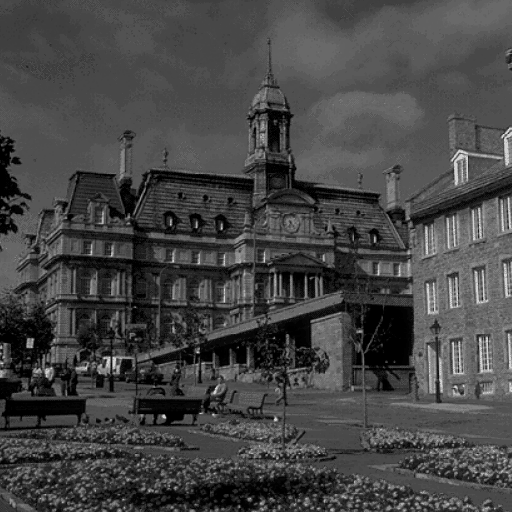
%> input picture 3/castle.gif, 512 x 512 px
$ octave lab3.m   (GNU Octave 9; MATLAB toolbox functions it lacks are replaced by stand-ins)
%> lines starting %> are read from the running program, lines starting %| are printed output that depends on the picture
% 1.a) 直接对像素乘以一个实数的倍数n来对图像的亮度进行一个整体的提升
image = imread('castle.gif');
%> image is the input picture: size 512x512 uint8; min 0, max 209, mean 69.8

% 对图像的亮度进行线性增强
figure;
n_values = [2, 4, 5];
j=1;
subplot(2,2,j);
imshow(image);
title('Original Image');
j=j+1;
for i = 1:numel(n_values)
    enhanced_image = image * n_values(i);
    enhanced_image(enhanced_image > 255) = 255; % 超出255的部分设为255
    subplot(2,2,j);
    imshow(uint8(enhanced_image));
    title(['Enhanced castle (n = ' num2str(n_values(i)) ')']);
    j=j+1;
end
%> this loop made 3 passes
%> pass 1, `enhanced_image = image * n_values(i);`:
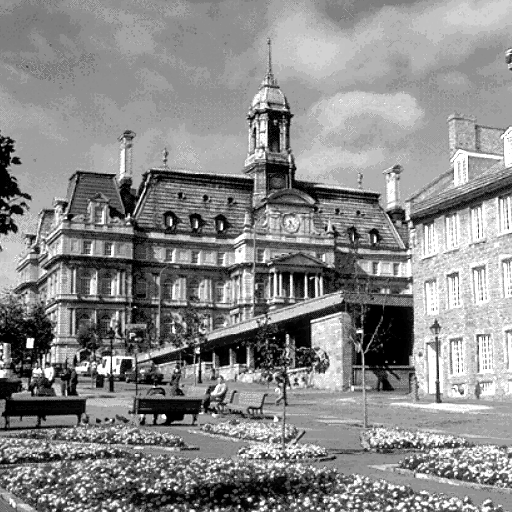
%> enhanced_image: size 512x512 uint8; min 0, max 255, mean 138.1
%> pass 3, `enhanced_image = image * n_values(i);`:
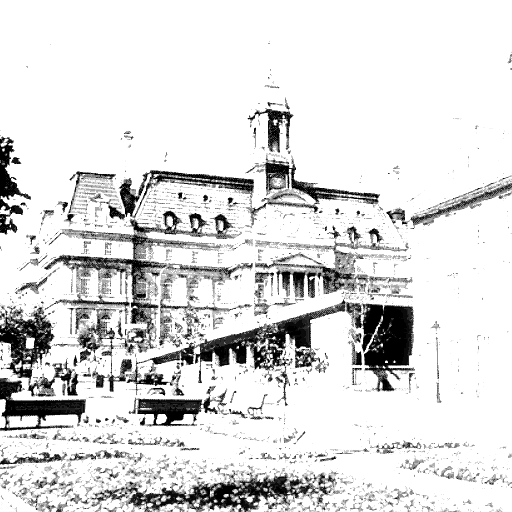
%> enhanced_image: size 512x512 uint8; min 0, max 255, mean 220.4
%> after the loop, j = 5

% 1.b) 对灰度图进行一个反转显示
reversed_image = 255 - image;
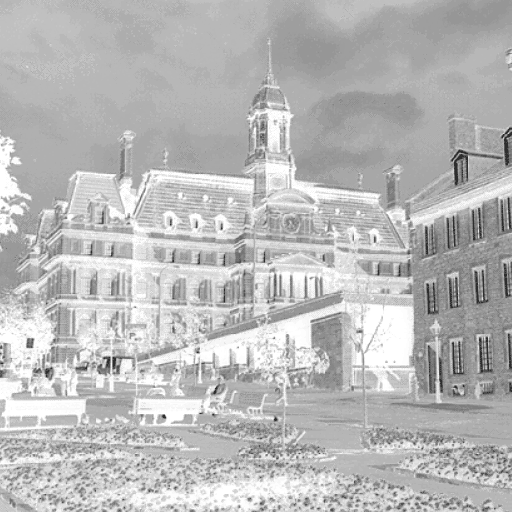
%> reversed_image: size 512x512 uint8; min 46, max 255, mean 185.2
figure;
subplot(1,2,1);
imshow(image);
title('Original Image');
subplot(1,2,2);
imshow(reversed_image);
title('Reversed image');

% 1.c) 对一个灰度图像进行线性变换
% 显示原始图像的直方图
figure;
subplot(2,2,1);
imshow(image);
title('Original Image');
subplot(2,2,3);
imhist(image);
title('Original Histogram');
% 利用imadjust对图像0%到30%灰度值区间内的像素值映射到0~100%之间
adjusted_image = imadjust(image, [0 0.3], [0 1]);
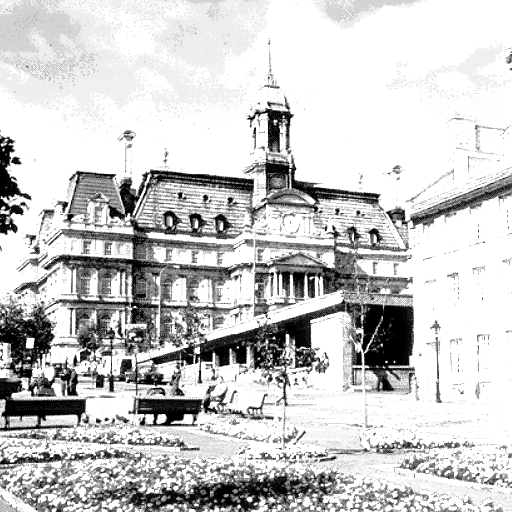
%> adjusted_image: size 512x512 uint8; min 0, max 255, mean 201.6
% 显示调整后的图像和直方图
subplot(2,2,2);
imshow(adjusted_image);
title('Adjusted Image');
subplot(2,2,4);
imhist(adjusted_image);
title('Adjusted Histogram');
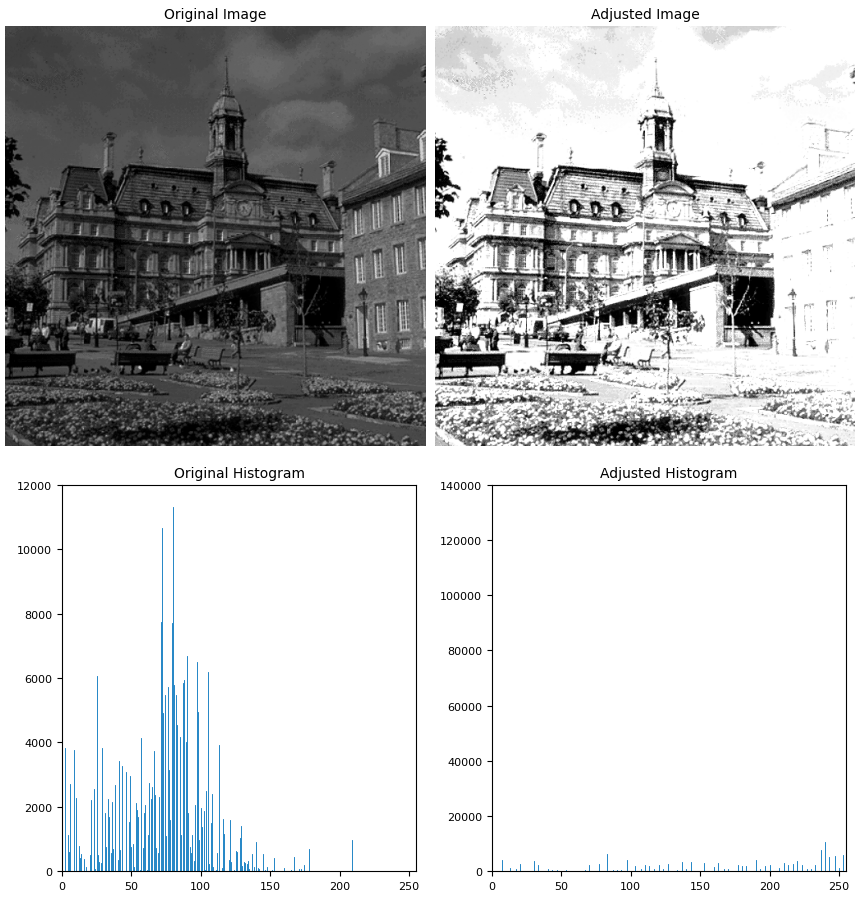
%> figure redrawn from the program's plot data, 4 panels

% 2.a) 利用histeq函数对图像imagegray.jpg和tower.png进行直方图均衡化处理
% 对图像进行直方图均衡化处理
eq_image_gray = histeq(image);
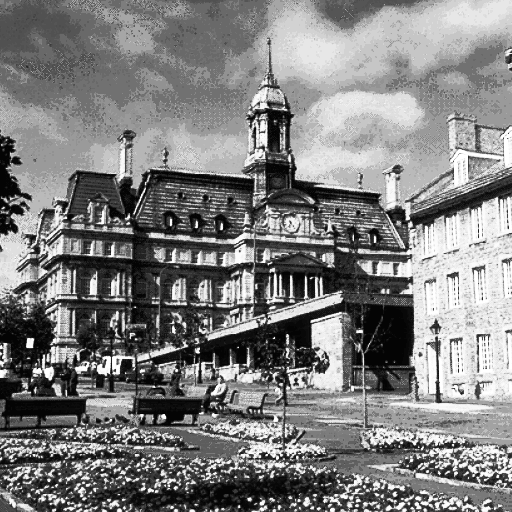
%> eq_image_gray: size 512x512 uint8; min 4, max 255, mean 127.6
figure;
subplot(2,2,1);
imshow(image);
title('Original Image');
subplot(2,2,3);
imhist(image)
title('Original Histogram');
subplot(2,2,2);
imshow(eq_image_gray);
title('Adjusted Image');
subplot(2,2,4);
imhist(eq_image_gray)
title('Adjusted Histogram');
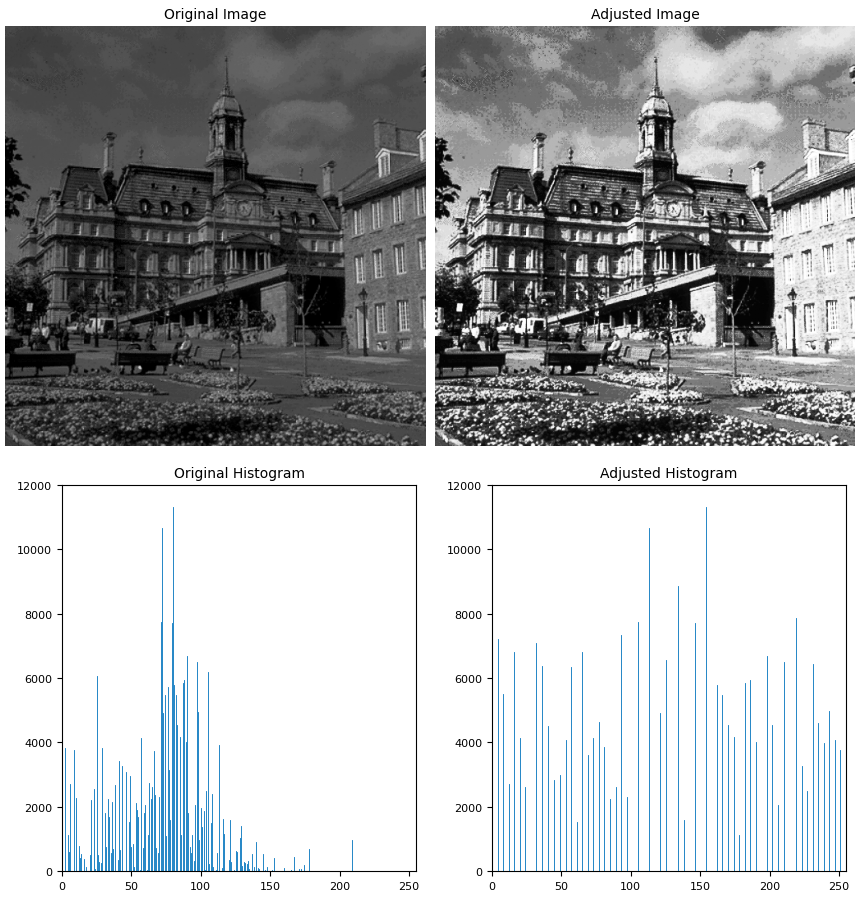
%> figure redrawn from the program's plot data, 4 panels
